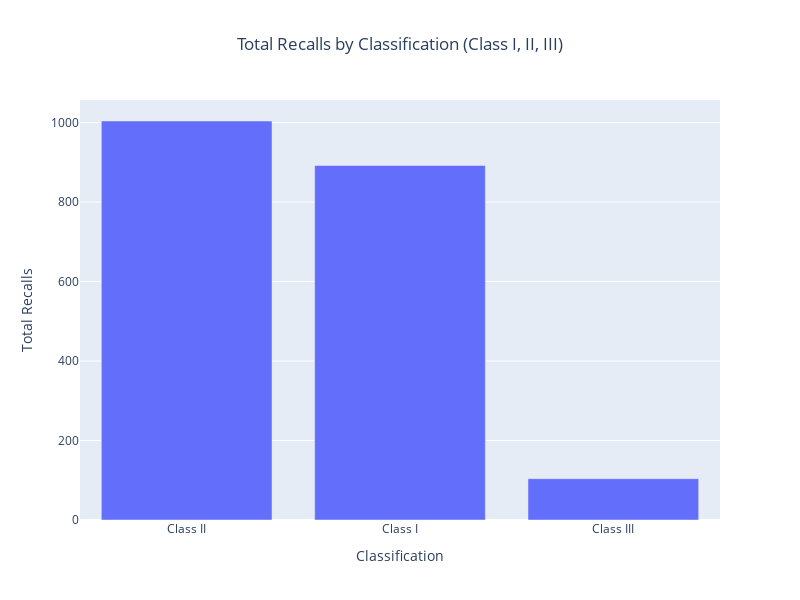

Notebook code for this chart:
### Code cell
# Ensure Classification type exist
if 'Classification' not in db_df.columns:
    raise ValueError("Data is missing necessary column: 'Classification'.")

# Check distribution
classification_counts = db_df['Classification'].value_counts()

# Output count 
print("Class I count:", classification_counts.get('Class I', 0))
print("Class II count:", classification_counts.get('Class II', 0))
print("Class III count:", classification_counts.get('Class III', 0))

# Create graph
fig = px.bar(
    classification_counts,
    x=classification_counts.index,  # Class name
    y=classification_counts.values,  # Recall count
    labels={'x': 'Recall Classification', 'y': 'Total Recalls'},
    title="Total Recalls by Classification (Class I, II, III)"
)

# Update graph
fig.update_layout(
    xaxis_title="Classification",
    yaxis_title="Total Recalls",
    title_x=0.5,  
    height=600,
    width=800
)

# Display
fig.show()

### Figure 1 — Plotly figure (JSON) as saved in the notebook; plotly's stock layout.template omitted (floating-point values rounded to 4 significant figures)
{"data": [{"alignmentgroup": "True", "hovertemplate": "Classification=%{x}<br>Total Recalls=%{y}<extra></extra>", "legendgroup": "", "marker": {"color": "#636efa", "pattern": {"shape": ""}}, "name": "", "offsetgroup": "", "orientation": "v", "showlegend": false, "textposition": "auto", "type": "bar", "x": ["Class II", "Class I", "Class III"], "xaxis": "x", "y": [1004, 892, 104], "yaxis": "y"}], "layout": {"barmode": "relative", "height": 600, "legend": {"tracegroupgap": 0}, "title": {"text": "Total Recalls by Classification (Class I, II, III)", "x": 0.5}, "width": 800, "xaxis": {"anchor": "y", "domain": [0, 1], "title": {"text": "Classification"}}, "yaxis": {"anchor": "x", "domain": [0, 1], "title": {"text": "Total Recalls"}}}}
